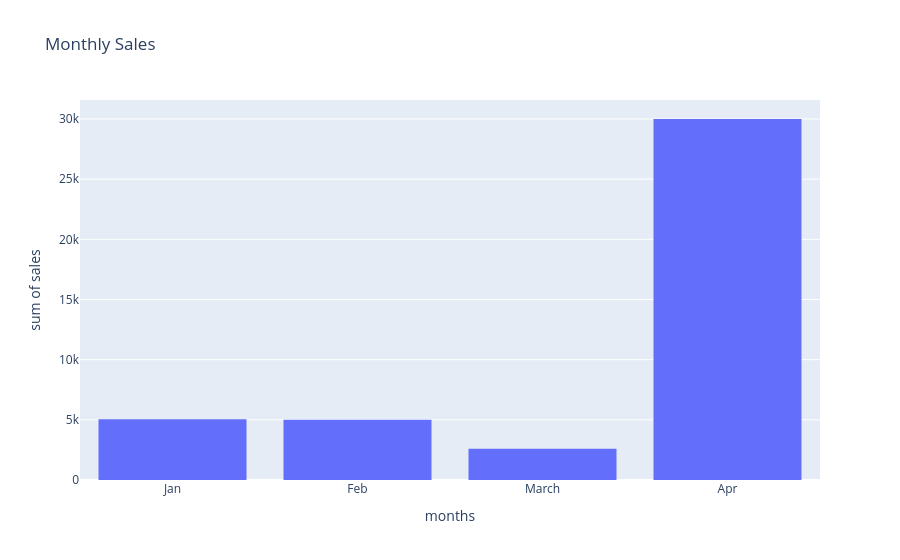

This figure's notebook cell:
### Code cell
import plotly.express as pt
import plotly.graph_objects as go
data = {'months': ["Jan", "Feb", "March", "Apr"],
        'sales': [5040, 5000, 2600, 30000]}
grap = pt.histogram( data,x='months', y='sales', title="Monthly Sales")
grap.show()

### Figure 1 — Plotly figure (JSON) as saved in the notebook; plotly's stock layout.template omitted (floating-point values rounded to 4 significant figures)
{"data": [{"alignmentgroup": "True", "bingroup": "x", "histfunc": "sum", "hovertemplate": "months=%{x}<br>sum of sales=%{y}<extra></extra>", "legendgroup": "", "marker": {"color": "#636efa", "pattern": {"shape": ""}}, "name": "", "offsetgroup": "", "orientation": "v", "showlegend": false, "type": "histogram", "x": ["Jan", "Feb", "March", "Apr"], "xaxis": "x", "y": [5040, 5000, 2600, 30000], "yaxis": "y"}], "layout": {"autosize": true, "barmode": "relative", "legend": {"tracegroupgap": 0}, "title": {"text": "Monthly Sales"}, "xaxis": {"anchor": "y", "autorange": true, "domain": [0, 1], "range": [-0.5, 3.5], "title": {"text": "months"}, "type": "category"}, "yaxis": {"anchor": "x", "autorange": true, "domain": [0, 1], "range": [0, 31580.0], "title": {"text": "sum of sales"}, "type": "linear"}}}
